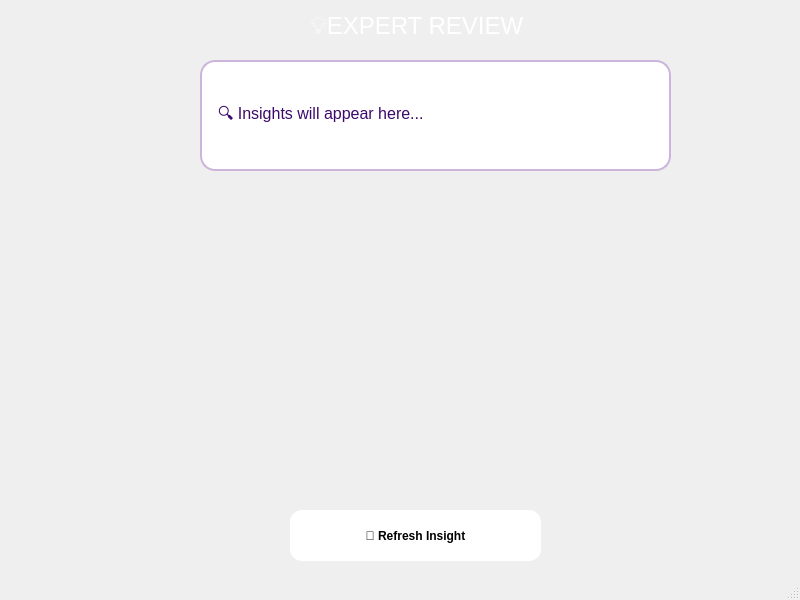
<?xml version="1.0" encoding="UTF-8"?>
<ui version="4.0">
 <class>expert</class>
 <widget class="QMainWindow" name="expert">
  <property name="geometry">
   <rect>
    <x>0</x>
    <y>0</y>
    <width>800</width>
    <height>600</height>
   </rect>
  </property>
  <property name="windowTitle">
   <string>MainWindow</string>
  </property>
  <widget class="QWidget" name="centralwidget">
   <widget class="QLabel" name="label">
    <property name="geometry">
     <rect>
      <x>310</x>
      <y>10</y>
      <width>241</width>
      <height>31</height>
     </rect>
    </property>
    <property name="styleSheet">
     <string notr="true">QLabel
{
font-size: 24px; 
color: white; 
	font: 24pt &quot;Menlos&quot;;
allignment:center;
}</string>
    </property>
    <property name="text">
     <string>💡EXPERT REVIEW</string>
    </property>
   </widget>
   <widget class="QLabel" name="InsightBox">
    <property name="geometry">
     <rect>
      <x>200</x>
      <y>60</y>
      <width>471</width>
      <height>111</height>
     </rect>
    </property>
    <property name="styleSheet">
     <string notr="true">QLabel
{
background-color: #ffffff; border-radius: 15px; border: 2px solid #cdb4db; font-size: 16px; color: #3c096c; padding: 12px;
}</string>
    </property>
    <property name="text">
     <string>🔍 Insights will appear here...</string>
    </property>
    <property name="wordWrap">
     <bool>true</bool>
    </property>
   </widget>
   <widget class="QWidget" name="verticalLayoutWidget">
    <property name="geometry">
     <rect>
      <x>150</x>
      <y>180</y>
      <width>571</width>
      <height>311</height>
     </rect>
    </property>
    <layout class="QVBoxLayout" name="chartLayout"/>
   </widget>
   <widget class="QPushButton" name="btnRefresh">
    <property name="geometry">
     <rect>
      <x>290</x>
      <y>510</y>
      <width>251</width>
      <height>51</height>
     </rect>
    </property>
    <property name="styleSheet">
     <string notr="true">QPushButton
{
background-color: white; color: black; border-radius: 12px; padding: 8px 16px; font-weight: bold;
	font: 24pt &quot;Helvetica&quot;;
}</string>
    </property>
    <property name="text">
     <string>🔄 Refresh Insight</string>
    </property>
   </widget>
  </widget>
  <widget class="QMenuBar" name="menubar">
   <property name="geometry">
    <rect>
     <x>0</x>
     <y>0</y>
     <width>800</width>
     <height>24</height>
    </rect>
   </property>
  </widget>
  <widget class="QStatusBar" name="statusbar"/>
 </widget>
 <resources/>
 <connections/>
</ui>
